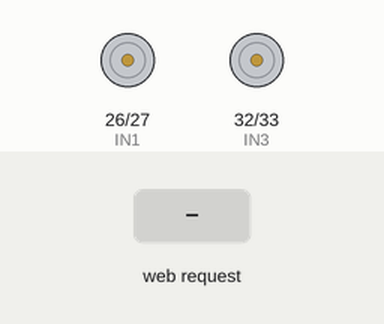
The sketch below on a simulated ESP32. Shown: motor-driver pin pairs drawn as motors (green arrow = first pin HIGH = forward, orange = second pin HIGH = backward, longer = more drive, scaled by the enable pin). Inputs (shaded band) come from the test bench. What the sketch prints to the serial monitor is not drawn.

Above: at 1.2 s.
1.3 s: HTTP request GET /F received
At 2.5 s:
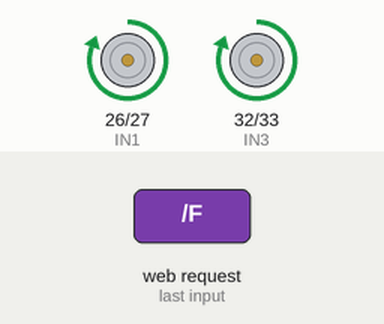
2.8 s: HTTP request GET /B received
At 3.6 s:
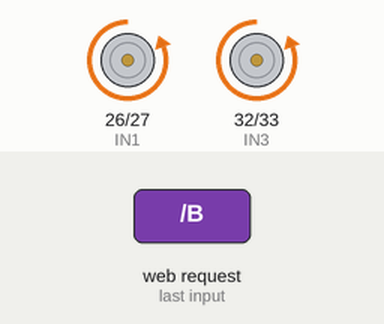
4.3 s: HTTP request GET /L received
At 4.7 s:
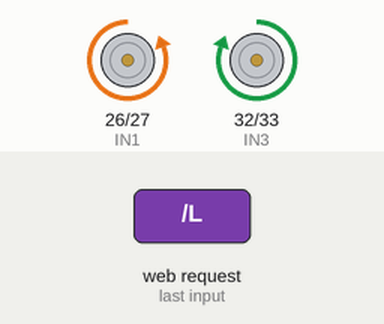
5.8 s: HTTP request GET /R received
At 7.0 s:
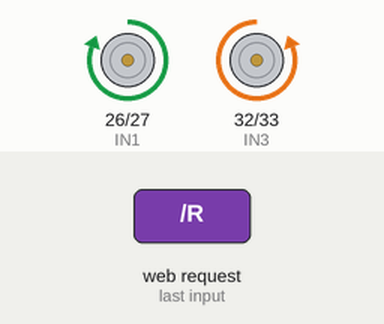
7.3 s: HTTP request GET /S received
At 8.2 s:
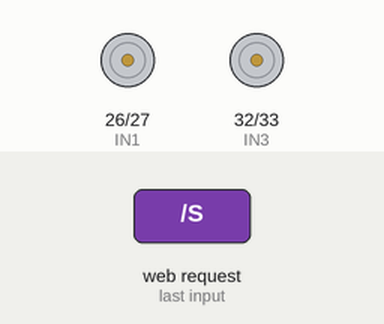
Timing chart, 0 to 9.8 s (numbered marks = the images above; inputs shaded):
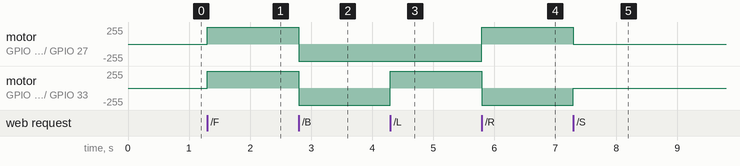

Measured:
- after the input at 1.3 s, motor on GPIO 26 (IN1) / GPIO 27 (IN2), motor on GPIO 32 (IN3) / GPIO 33 (IN4): stopped → forward 255/255 at once
- after the input at 2.8 s, motor on GPIO 26 (IN1) / GPIO 27 (IN2), motor on GPIO 32 (IN3) / GPIO 33 (IN4): forward 255/255 → backward 255/255 at once
- after the input at 4.3 s, motor on GPIO 32 (IN3) / GPIO 33 (IN4): backward 255/255 → forward 255/255 at once
- after the input at 5.8 s, motor on GPIO 26 (IN1) / GPIO 27 (IN2): backward 255/255 → forward 255/255 at once; motor on GPIO 32 (IN3) / GPIO 33 (IN4): forward 255/255 → backward 255/255 at once
- after the input at 7.3 s, motor on GPIO 26 (IN1) / GPIO 27 (IN2): forward 255/255 → stopped at once; motor on GPIO 32 (IN3) / GPIO 33 (IN4): backward 255/255 → stopped at once

The sketch:

esp32_4wd_wifi_car.ino
```cpp
/*
  ESP32 4WD Wi-Fi Controlled Car
  Board: classic 38-pin ESP32 DevKit-style board
  Driver: L298N dual H-bridge
  Left motor pair: OUT1 / OUT2
  Right motor pair: OUT3 / OUT4

  Access point:
    SSID: ESP32_CAR
    Password: car12345
    URL: http://192.168.4.1

  IMPORTANT:
  - Verify the actual battery pack, polarity, BMS, charger and motor ratings.
  - Keep ESP32 logic power separate from motor power.
  - Connect ESP32 GND to L298N GND.
  - Test with wheels raised before placing the car on the floor.
*/

#include <WiFi.h>
#include <WebServer.h>

const char* AP_SSID = "ESP32_CAR";
const char* AP_PASSWORD = "car12345";

const int ENA = 25;
const int IN1 = 26;
const int IN2 = 27;
const int ENB = 14;
const int IN3 = 32;
const int IN4 = 33;

WebServer server(80);

void stopCar() {
  digitalWrite(IN1, LOW);
  digitalWrite(IN2, LOW);
  digitalWrite(IN3, LOW);
  digitalWrite(IN4, LOW);
  digitalWrite(ENA, LOW);
  digitalWrite(ENB, LOW);
}

void forwardCar() {
  digitalWrite(ENA, HIGH);
  digitalWrite(ENB, HIGH);
  digitalWrite(IN1, HIGH); digitalWrite(IN2, LOW);
  digitalWrite(IN3, HIGH); digitalWrite(IN4, LOW);
}

void backwardCar() {
  digitalWrite(ENA, HIGH);
  digitalWrite(ENB, HIGH);
  digitalWrite(IN1, LOW); digitalWrite(IN2, HIGH);
  digitalWrite(IN3, LOW); digitalWrite(IN4, HIGH);
}

void leftCar() {
  // Pivot turn: left side reverse, right side forward.
  digitalWrite(ENA, HIGH);
  digitalWrite(ENB, HIGH);
  digitalWrite(IN1, LOW);  digitalWrite(IN2, HIGH);
  digitalWrite(IN3, HIGH); digitalWrite(IN4, LOW);
}

void rightCar() {
  // Pivot turn: left side forward, right side reverse.
  digitalWrite(ENA, HIGH);
  digitalWrite(ENB, HIGH);
  digitalWrite(IN1, HIGH); digitalWrite(IN2, LOW);
  digitalWrite(IN3, LOW);  digitalWrite(IN4, HIGH);
}

const char PAGE[] PROGMEM = R"rawliteral(
<!doctype html>
<html>
<head>
<meta name="viewport" content="width=device-width,initial-scale=1">
<title>ESP32 Car Control</title>
<style>
body{font-family:Arial,sans-serif;background:#101827;color:#f4f7fb;text-align:center;margin:0;padding:24px}
h1{margin:10px 0 6px}p{color:#b8c5d6}
.grid{display:grid;grid-template-columns:repeat(3, minmax(75px,110px));gap:12px;justify-content:center;margin:28px auto}
button{height:70px;border:0;border-radius:14px;background:#2479c8;color:white;font-size:18px;font-weight:bold}
button.stop{background:#d64b4b}button:active{filter:brightness(1.25);transform:scale(.98)}
.note{font-size:13px;max-width:420px;margin:22px auto;color:#aebdd0}
</style>
</head>
<body>
<h1>ESP32 4WD Car</h1>
<p>Connect to the ESP32 access point to control the car.</p>
<div class="grid">
  <span></span><button onclick="cmd('F')">▲<br>Forward</button><span></span>
  <button onclick="cmd('L')">◀<br>Left</button>
  <button class="stop" onclick="cmd('S')">STOP</button>
  <button onclick="cmd('R')">▶<br>Right</button>
  <span></span><button onclick="cmd('B')">▼<br>Backward</button><span></span>
</div>
<div class="note">Lift the wheels before the first test. Press STOP before changing wiring.</div>
<script>
function cmd(c){fetch('/'+c,{cache:'no-store'}).catch(()=>{});}
window.addEventListener('pagehide',()=>{navigator.sendBeacon('/S');});
</script>
</body>
</html>
)rawliteral";

void handleRoot() {
  server.send_P(200, "text/html", PAGE);
}

void setup() {
  Serial.begin(115200);

  pinMode(ENA, OUTPUT); pinMode(IN1, OUTPUT); pinMode(IN2, OUTPUT);
  pinMode(ENB, OUTPUT); pinMode(IN3, OUTPUT); pinMode(IN4, OUTPUT);
  stopCar();

  WiFi.mode(WIFI_AP);
  WiFi.softAP(AP_SSID, AP_PASSWORD);
  Serial.println();
  Serial.print("Wi-Fi AP started: ");
  Serial.println(AP_SSID);
  Serial.print("Connect at: http://");
  Serial.println(WiFi.softAPIP());

  server.on("/", HTTP_GET, handleRoot);
  server.on("/F", HTTP_GET, [](){ forwardCar(); server.send(200, "text/plain", "FORWARD"); });
  server.on("/B", HTTP_GET, [](){ backwardCar(); server.send(200, "text/plain", "BACKWARD"); });
  server.on("/L", HTTP_GET, [](){ leftCar(); server.send(200, "text/plain", "LEFT"); });
  server.on("/R", HTTP_GET, [](){ rightCar(); server.send(200, "text/plain", "RIGHT"); });
  server.on("/S", HTTP_ANY, [](){ stopCar(); server.send(200, "text/plain", "STOP"); });
  server.onNotFound([](){ stopCar(); server.send(404, "text/plain", "Not found"); });
  server.begin();
  Serial.println("HTTP server ready");
}

void loop() {
  server.handleClient();
}
```
